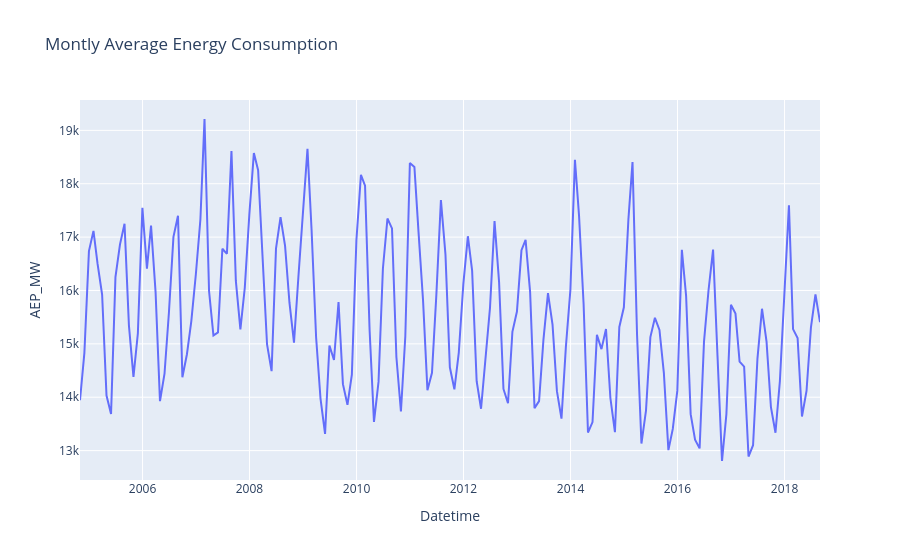

Here is the notebook cell this chart was saved with:
### Code cell
monthly = df.resample('ME').mean()
px.line(monthly,y='AEP_MW', title='Montly Average Energy Consumption')

### Figure 1 — Plotly figure (JSON) as saved in the notebook; plotly's stock layout.template omitted (floating-point values rounded to 4 significant figures; data arrays with more than 128 entries replaced by an {"elided": "..."} marker saying what was removed)
{"data": [{"hovertemplate": "Datetime=%{x}<br>AEP_MW=%{y}<extra></extra>", "legendgroup": "", "line": {"color": "#636efa", "dash": "solid"}, "marker": {"symbol": "circle"}, "mode": "lines", "name": "", "orientation": "v", "showlegend": false, "type": "scatter", "x": {"elided": "167 str values"}, "xaxis": "x", "y": {"elided": "167 float values"}, "yaxis": "y"}], "layout": {"legend": {"tracegroupgap": 0}, "title": {"text": "Montly Average Energy Consumption"}, "xaxis": {"anchor": "y", "domain": [0, 1], "title": {"text": "Datetime"}}, "yaxis": {"anchor": "x", "domain": [0, 1], "title": {"text": "AEP_MW"}}}}
